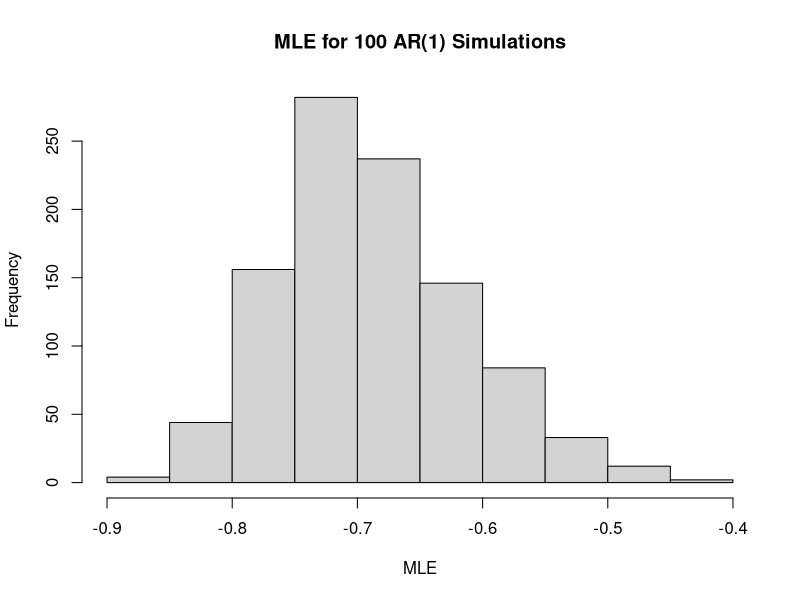

The R script that drew this image: (Note: this script raises an error after producing the figure.)
## ---- chunk 1
set.seed(1)
ar1 <- arima.sim(list(order = c(1,0,0), ar = c(-0.7)), n = 100)
## ---- chunk 2
ar1.mle <- arima(ar1,order=c(1,0,0),method="ML")
## ---- chunk 3
mle.list <- c()
for(i in 1:1000){
  ar1 <- arima.sim(list(order = c(1,0,0), ar = c(-0.7)), n = 100)
  ar1.mle <- arima(ar1,order=c(1,0,0),method="ML")
  mle.list <- c(mle.list,ar1.mle$coef[1])
}
## ---- chunk 4
hist(x = mle.list, 
     main = "MLE for 100 AR(1) Simulations",
     xlab = "MLE")
## ---- chunk 5
set.seed(2)
arma11 <-arima.sim(list(order = c(1,0,1), ar = c(-0.7)), ma = c(-0.6), n = 48)
